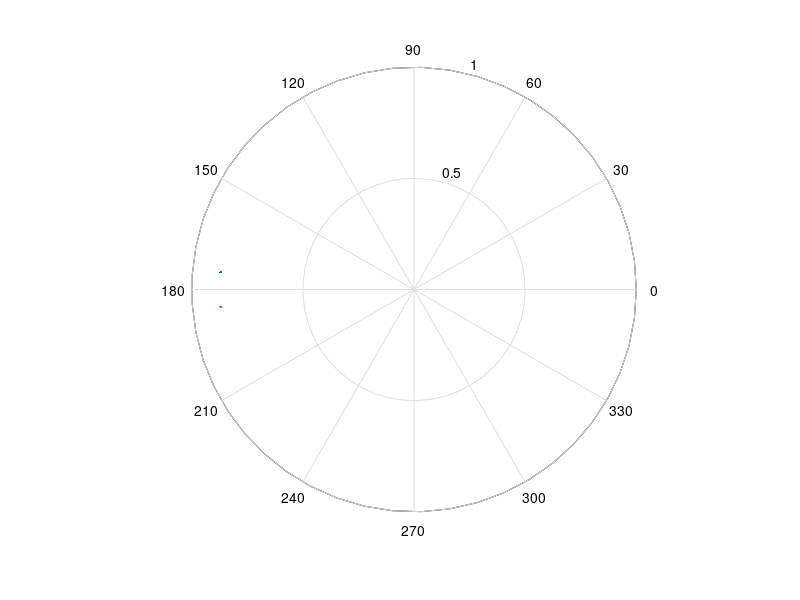
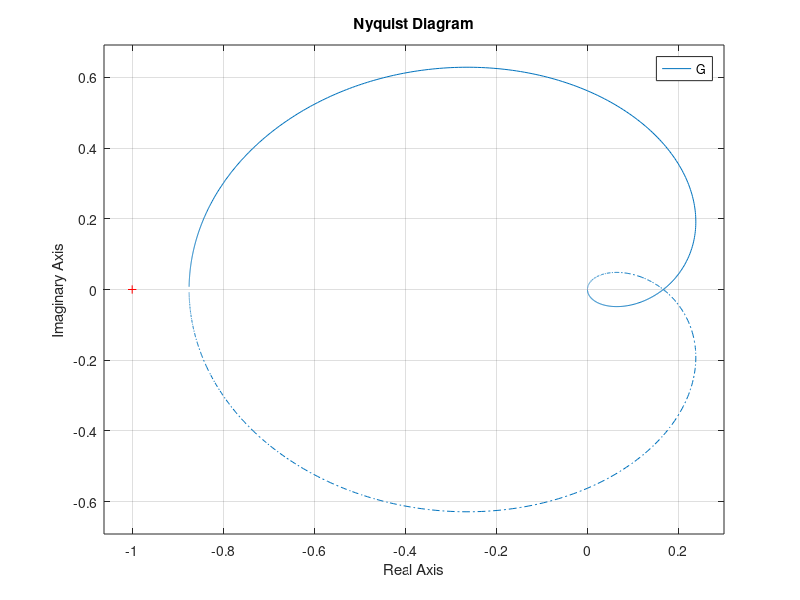

These figures' MATLAB source, in order:
num = [1 -7];
den = [1 6 8];
G = tf(num,den)
% %% code number one
[MAG, PHASE] = bode(G);
PHASE = PHASE(1,:);
MAG = MAG(1,:);
figure
polar(PHASE*pi/180, MAG)
hold on
polar(-PHASE*pi/180, MAG)
hold off
figure
nyquist(G)